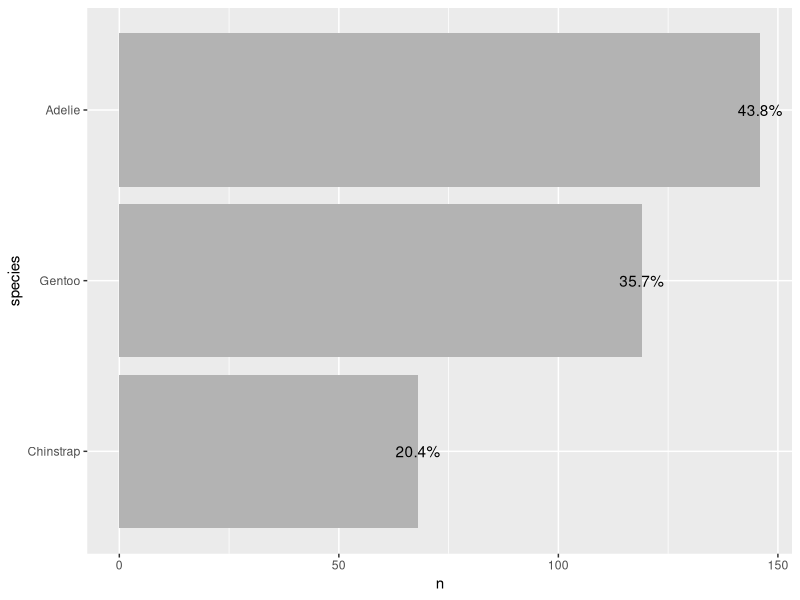
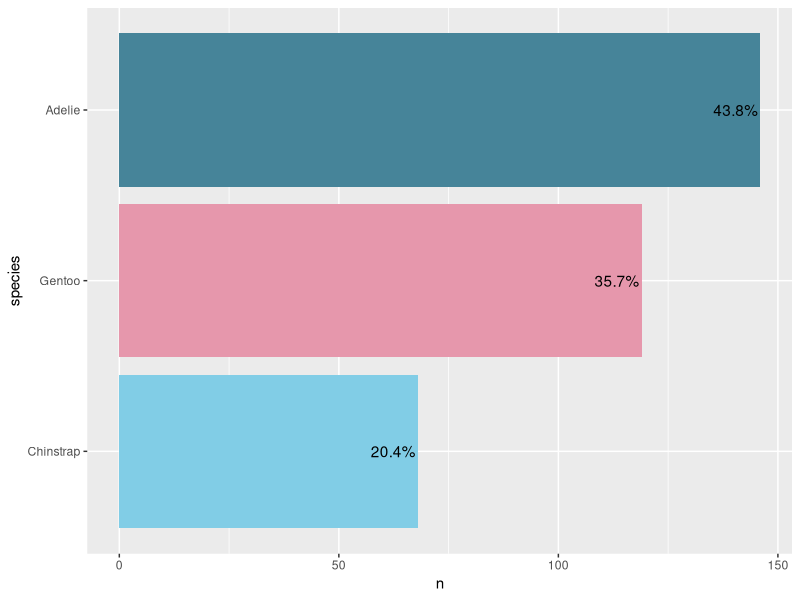
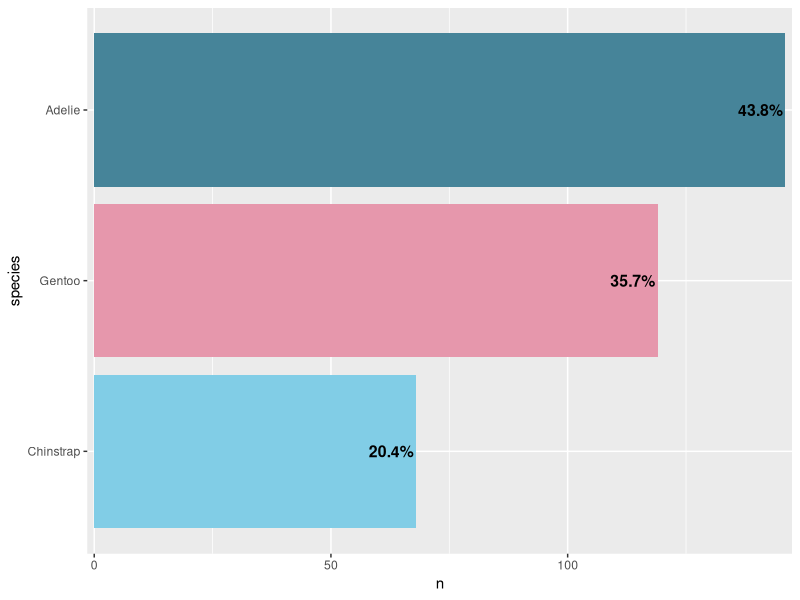
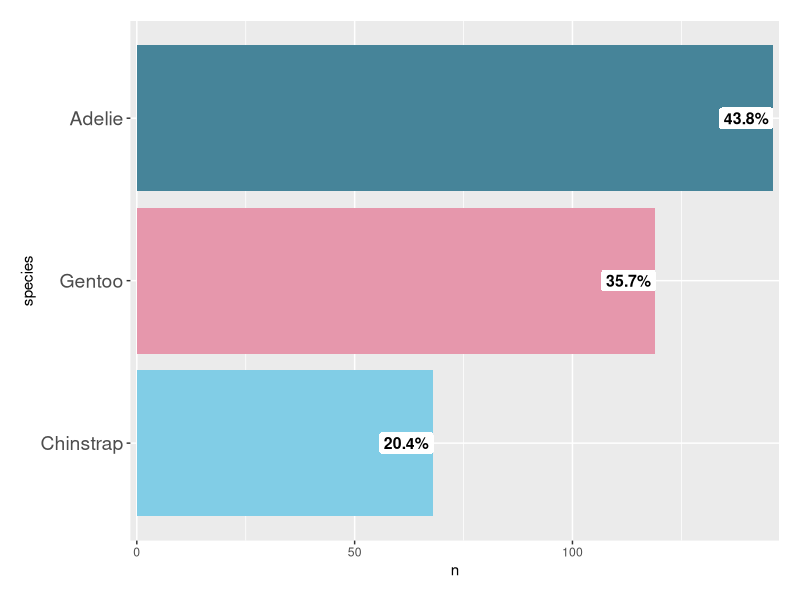
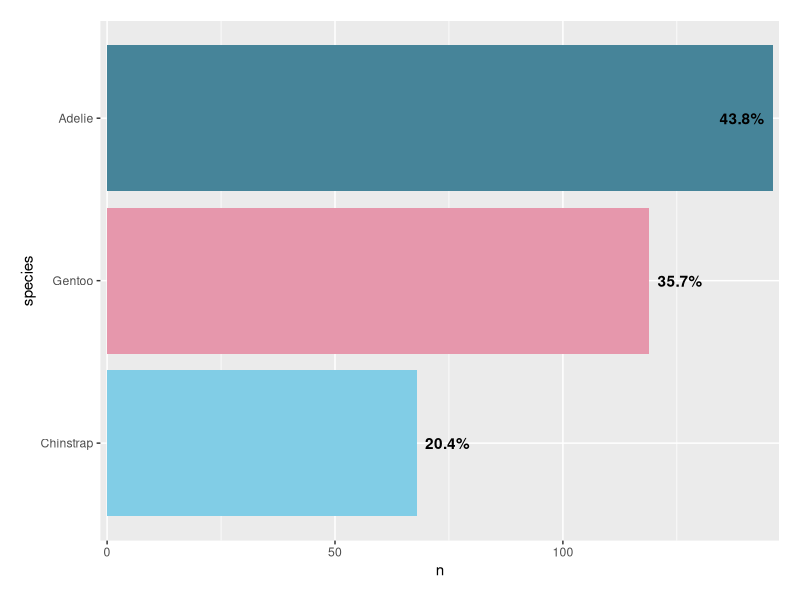

Reproduce these figures in R, in order.
## ---- chunk 1
library(palmerpenguins)
library(tidyverse)

# personal package with plotting theme. 
# I wrote it at the start of 2021, so it might have some issues
#library(becausejustynfun) 

penguins <- palmerpenguins::penguins
## ---- chunk 2
penguins |> glimpse()
## ---- chunk 3
#penguins |>
#  summarise(across(everything(), ~sum(is.na(.))))

penguins |> map_dbl(~sum(is.na(.)))
## ---- chunk 4
#penguins |>
#  summarise(across(everything(), n_distinct))

penguins |> 
  map_dbl(~n_distinct(.))
## ---- chunk 5
penguins |> 
  filter(if_any(everything(), is.na)) 
## ---- chunk 6
penguins <- penguins |>
  na.exclude()

#to check
map_dfc(penguins, sum(is.na(penguins)))
#map_df(penguins, .f = sum(is.na(penguins)))
## ---- chunk 7
#df of counts
penguins_sum <- penguins |>
  count(species, sort = TRUE) |> 
  mutate(
    species = fct_rev(fct_inorder(species)),
    perc = paste0(sprintf("%4.1f", n / sum(n) * 100), "%") # percentage label
    )

#scales alternative
#mutate(perc = scales::percent(n / sum(n), accuracy = .1, trim = FALSE))
## ---- chunk 8
penguins_sum |>
ggplot(aes(x = n, y = species)) +
  geom_col(fill = "gray70") +
  ## add percentage labels
  geom_text(aes(label = perc)) 
## ---- chunk 9
## prepare non-aggregated data set with lumped and ordered factors
penguins_fct <- penguins |> 
  dplyr::mutate(
    total = dplyr::n(),
    species = stringr::str_to_title(species),
    species = forcats::fct_rev(forcats::fct_infreq(species))
  )

penguins_sum <- penguins_sum |> 
  mutate(
    colour = case_when(
      row_number() == 1 ~ "#468499",
      row_number() == 2 ~ "#E697AC",
      row_number() == 3 ~ "#81CDE6",
      ## all others should be gray
      TRUE ~ "gray70"
    )
  )
## ---- chunk 10
penguins_sum |>
  ggplot(aes(
    x = n, 
    y = species, 
    fill = colour)) +
  geom_col() +
  geom_text(
    aes(label = perc),
    hjust = 1, nudge_x = -.5
  ) +
  ## add custom colors
  scale_fill_identity(guide = "none") 
## ---- chunk 11
penguins_sum |>
ggplot(aes(
  x = n, 
  y = species, 
  fill = colour)) +
  geom_col() +
  geom_text(
    aes(label = perc), 
    hjust = 1, nudge_x = -.5,
    size = 4, fontface = "bold"
  ) +
  ## reduce spacing between labels and bars
  scale_x_continuous(expand = c(.01, .01)) +
  scale_fill_identity(guide = "none") 
## ---- chunk 12
penguins_sum |>
  ggplot(aes(
    x = n, 
    y = species, 
    fill = colour)) +
  geom_col() +
  geom_label(
    aes(label = perc), 
    hjust = 0.95, nudge_x = -.5,
    size = 4, fontface = "bold",
    ## turn into white box without outline
    fill = "white", label.size = 0
  ) +
  scale_x_continuous(expand = c(.01, .01)) +
  scale_fill_identity(guide = "none") +
  theme(
    axis.text.y = element_text(size = 14, hjust = 1),
    plot.margin = margin(rep(15, 4))
  )
## ---- chunk 13
penguins_sum |> 
  mutate(
    ## set justification based on data 
    ## so that only the first label is placed inside
    place = if_else(row_number() == 1, 1, 0),
    ## add some spacing to labels since we cant use nudge_x anymore
    perc = paste(" ", perc, " ")
  ) |> 
  ggplot(aes(
    x = n, 
    y = species, 
    fill = colour)) +
  geom_col() +
  geom_text(
    aes(label = perc, hjust = place), 
    fontface = "bold"
  ) +
  scale_x_continuous(expand = c(.01, .01)) +
  scale_fill_identity(guide = "none") +
  theme(
    plot.margin = margin(rep(15, 4))
  )
## ---- chunk 14
sessionInfo()
